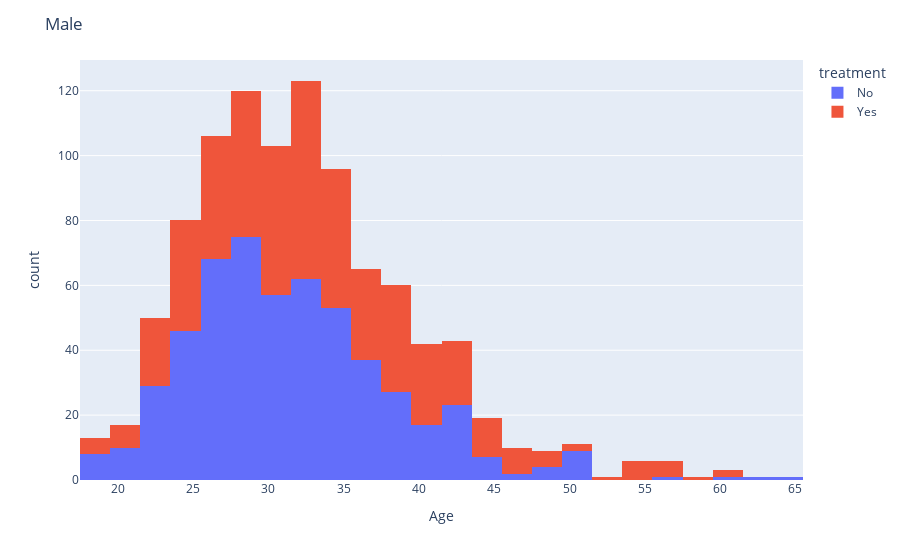
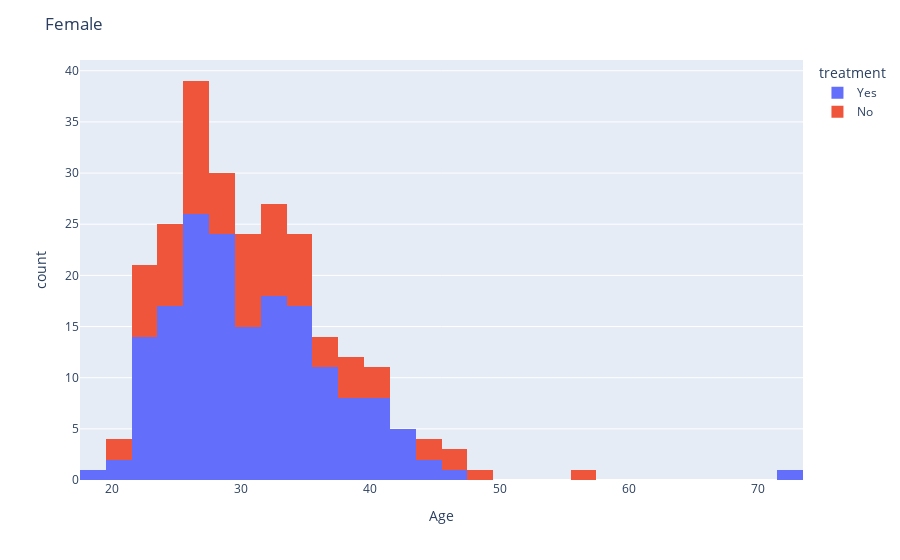

The notebook cell these images were saved under, in order:
### Code cell
import plotly.express as px
import plotly.graph_objects as go
for i in ['Male', 'Female', 'Others']:
    t = df[df['Gender']==i].copy()
    fig = px.histogram(t, x='Age',nbins=40,color='treatment')
    fig.update_layout(
    title=i)
    fig.show()

### Figure 1 — Plotly figure (JSON) as saved in the notebook; plotly's stock layout.template omitted (floating-point values rounded to 4 significant figures; data arrays with more than 128 entries replaced by an {"elided": "..."} marker saying what was removed)
{"data": [{"alignmentgroup": "True", "bingroup": "x", "hovertemplate": "treatment=No<br>Age=%{x}<br>count=%{y}<extra></extra>", "legendgroup": "No", "marker": {"color": "#636efa", "pattern": {"shape": ""}}, "name": "No", "nbinsx": 40, "offsetgroup": "No", "orientation": "v", "showlegend": true, "type": "histogram", "x": {"elided": "538 int values"}, "xaxis": "x", "yaxis": "y"}, {"alignmentgroup": "True", "bingroup": "x", "hovertemplate": "treatment=Yes<br>Age=%{x}<br>count=%{y}<extra></extra>", "legendgroup": "Yes", "marker": {"color": "#EF553B", "pattern": {"shape": ""}}, "name": "Yes", "nbinsx": 40, "offsetgroup": "Yes", "orientation": "v", "showlegend": true, "type": "histogram", "x": {"elided": "448 int values"}, "xaxis": "x", "yaxis": "y"}], "layout": {"barmode": "relative", "legend": {"title": {"text": "treatment"}, "tracegroupgap": 0}, "margin": {"t": 60}, "title": {"text": "Male"}, "xaxis": {"anchor": "y", "domain": [0, 1], "title": {"text": "Age"}}, "yaxis": {"anchor": "x", "domain": [0, 1], "title": {"text": "count"}}}}

### Figure 2 — Plotly figure (JSON) as saved in the notebook; plotly's stock layout.template omitted (floating-point values rounded to 4 significant figures; data arrays with more than 128 entries replaced by an {"elided": "..."} marker saying what was removed)
{"data": [{"alignmentgroup": "True", "bingroup": "x", "hovertemplate": "treatment=Yes<br>Age=%{x}<br>count=%{y}<extra></extra>", "legendgroup": "Yes", "marker": {"color": "#636efa", "pattern": {"shape": ""}}, "name": "Yes", "nbinsx": 40, "offsetgroup": "Yes", "orientation": "v", "showlegend": true, "type": "histogram", "x": {"elided": "170 int values"}, "xaxis": "x", "yaxis": "y"}, {"alignmentgroup": "True", "bingroup": "x", "hovertemplate": "treatment=No<br>Age=%{x}<br>count=%{y}<extra></extra>", "legendgroup": "No", "marker": {"color": "#EF553B", "pattern": {"shape": ""}}, "name": "No", "nbinsx": 40, "offsetgroup": "No", "orientation": "v", "showlegend": true, "type": "histogram", "x": [31, 44, 29, 30, 29, 27, 23, 26, 28, 32, 35, 40, 34, 24, 30, 29, 33, 25, 33, 22, 24, 32, 30, 26, 24, 33, 33, 26, 30, 25, 23, 27, 23, 25, 27, 40, 29, 26, 22, 34, 20, 26, 21, 28, 39, 37, 27, 31, 30, 36, 36, 39, 48, 47, 23, 39, 31, 44, 33, 24, 38, 26, 25, 40, 34, 23, 35, 27, 26, 34, 27, 56, 31, 35, 32, 32, 46], "xaxis": "x", "yaxis": "y"}], "layout": {"barmode": "relative", "legend": {"title": {"text": "treatment"}, "tracegroupgap": 0}, "margin": {"t": 60}, "title": {"text": "Female"}, "xaxis": {"anchor": "y", "domain": [0, 1], "title": {"text": "Age"}}, "yaxis": {"anchor": "x", "domain": [0, 1], "title": {"text": "count"}}}}
